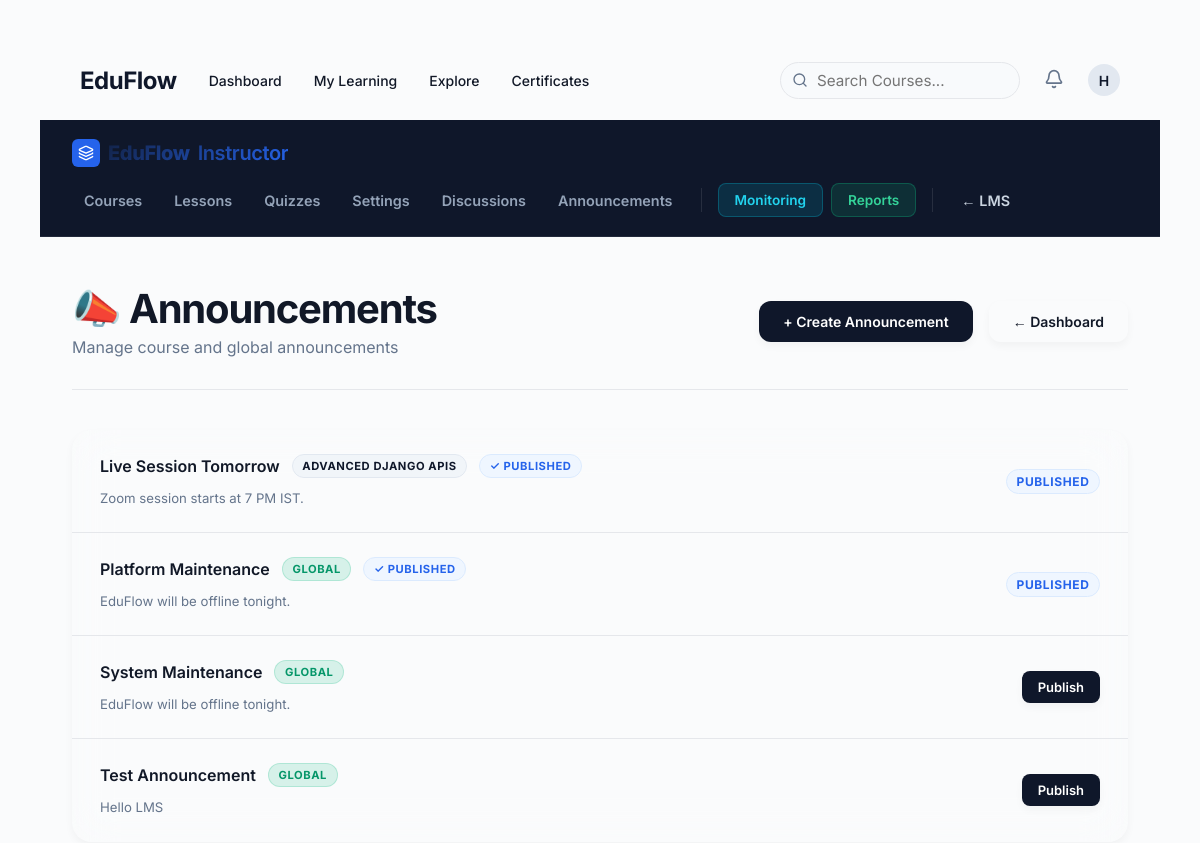
The page /announcements/ (signed in) on the database its author committed.
### accounts/models.py (models this page shows, shortened)
class User(AbstractUser):
    email = models.EmailField(unique=True)
    is_student = models.BooleanField(default=True)
    is_instructor = models.BooleanField(default=False)

### announcements/models.py (models this page shows, shortened)
class Announcement(models.Model):
    title = models.CharField(
        max_length=200
    )
    message = models.TextField()
    created_by = models.ForeignKey(
        settings.AUTH_USER_MODEL,
        on_delete=models.CASCADE
    )
    course = models.ForeignKey(
        "courses.Course",
        null=True,
        blank=True,
        on_delete=models.CASCADE,
        related_name="announcements"
    )
    created_at = models.DateTimeField(
        auto_now_add=True,
        db_index=True
    )
    is_published = models.BooleanField(
        default=False,
        db_index=True
    )

### courses/models.py (models this page shows, shortened)
class Course(models.Model):
    category = models.ForeignKey(
        Category,
        on_delete=models.SET_NULL,
        null=True,
        blank=True,
        related_name="courses"
    )
    tags = models.ManyToManyField(
        Tag,
        blank=True,
        related_name="courses"
    )
    skills = models.ManyToManyField(
        'paths.Skill',
        blank=True,
        related_name='courses'
    )
    cover_image = models.ImageField(upload_to="course_covers/", null=True, blank=True, validators=[validate_image_upload])
    level = models.CharField(max_length=20, choices=[('BEGINNER', 'Beginner'), ('INTERMEDIATE', 'Intermediate'), ('ADVANCED', 'Advanced')], default="BEGINNER")
    title = models.CharField(max_length=200)
    description = models.TextField()
    thumbnail = models.ImageField(
        upload_to="course_thumbnails/",
        blank=True,
        null=True,
        validators=[
            FileValidator(
                allowed_extensions=['.png', '.jpg', '.jpeg', '.webp'],
                allowed_mimetypes=['image/png', 'image/jpeg', 'image/webp'],
                max_size=2 * 1024 * 1024
            )
        ]
    )
    created_at = models.DateTimeField(
        auto_now_add=True
    )
    updated_at = models.DateTimeField(
        auto_now=True
    )
    is_featured = models.BooleanField(
        default=False
    )

### announcements/views.py (the view)
@staff_member_required
def manage_announcements(request):
    announcements = (
        Announcement.objects
        .order_by("-created_at")
    )
    return render(
        request,
        "announcements/manage.html",
        {
            "announcements": announcements
        }
    )

### templates/announcements/manage.html (shortened to what this page needs)
{% extends "base.html" %}
{% load static %}
{% block body_class %}page-standard{% endblock %}
{% block content %}
{% include "instructor/_nav.html" %}
<div class="page-wrapper" style="padding: 3rem 2rem;">
    <div class="page-header">
        <div class="page-header__left">
            <h1 class="page-title heading-gradient">📣 Announcements</h1>
            <p class="text-muted">Manage course and global announcements</p>
        </div>
        <div class="page-header__right">
            <a href="{% url 'create_announcement' %}" class="btn btn-primary" id="btn-create">+ Create Announcement</a>
            <a href="{% url 'instructor_dashboard' %}" class="btn btn-secondary" id="btn-dash">&larr; Dashboard</a>
        </div>
    </div>
    <div class="card" style="padding: 0; overflow: hidden;">
        {% for announcement in announcements %}
        <div class="data-row" style="padding: 1.5rem 1.75rem; flex-wrap: wrap; gap: 1rem;" aria-label="{{ announcement.title }}">
            <div class="data-row__info" style="flex: 1;">
                <div style="display: flex; align-items: center; gap: 0.75rem; margin-bottom: 0.4rem; flex-wrap: wrap;">
                    <span class="data-row__title">{{ announcement.title }}</span>
                    {% if announcement.course %}
                    <span class="badge badge-navy" style="font-size: 0.7rem;">{{ announcement.course.title|truncatechars:25 }}</span>
                    {% else %}
                    <span class="badge badge-green" style="font-size: 0.7rem;">Global</span>
                    {% endif %}
                    {% if announcement.is_published %}
                    <span class="badge badge-blue" style="font-size: 0.7rem;">✓ Published</span>
                    {% endif %}
                </div>
                <p class="data-row__sub" style="line-height: 1.55; max-width: 600px;">{{ announcement.message|truncatechars:120 }}</p>
            </div>
            <div class="data-row__actions">
                {% if not announcement.is_published %}
                <form method="POST" action="{% url 'publish_announcement' announcement.id %}" style="display:inline;">
                    <button type="submit" class="btn btn--sm btn-primary" id="publish-{{ announcement.id }}">
                        Publish
                    </button>
                </form>
                {% else %}
                <span class="badge badge-blue">Published</span>
                {% endif %}
            </div>
        </div>
        {% endfor %}
    </div>
</div>
{% endblock %}

### templates/_navbar.html (shortened to what this page needs)
<nav class="global-nav" aria-label="Main navigation">
    <div class="container">
        <div class="global-nav__left">
            <a href="{% url 'dashboard' %}" class="global-nav__logo">EduFlow</a>
            <div class="global-nav__links">
                {% if request.user.is_authenticated %}
                    {% if is_admin %}
                    <a href="{% url 'instructor_dashboard' %}">Instructor Portal</a>
                    <a href="{% url 'monitoring_dashboard' %}">Monitoring</a>
                    <a href="{% url 'reports_dashboard' %}">Reports</a>
                    {% else %}
                    <a href="{% url 'dashboard' %}">Dashboard</a>
                    <a href="{% url 'my_courses' %}">My Learning</a>
                    <a href="{% url 'course_list' %}">Explore</a>
                    <a href="{% url 'certificate_list' %}">Certificates</a>
                    {% endif %}
                {% else %}
                    <a href="{% url 'course_list' %}">Explore</a>
                {% endif %}
            </div>
        </div>
        <div class="global-nav__right">
            {% if request.user.is_authenticated %}
                <div class="global-nav__links" style="gap: 24px;">
                    <form action="{% url 'search_courses' %}" method="get" style="position: relative; flex: 0 0 240px; max-width: 240px;">
                        <i data-lucide="search" style="position: absolute; left: 12px; top: 50%; transform: translateY(-50%); width: 16px; height: 16px; color: var(--text-muted);"></i>
                        <input type="text" name="q" placeholder="Search Courses..." class="input" style="padding-left: 36px; padding-top: 0.5rem; padding-bottom: 0.5rem; border-radius: var(--radius-full); width: 100%; background: #F8FAFC;">
                    </form>
                    <div class="nav-notifications" style="position: relative; display: flex; align-items: center;">
                        <button id="notificationBell" style="background: none; border: none; cursor: pointer; position: relative; padding: 0;">
                            <i data-lucide="bell" style="width: 20px; color: var(--text-muted);"></i>
                        </button>
                    </div>
                    <a href="{% url 'profile' %}" aria-label="Profile" style="display: flex; align-items: center;">
                        <div class="avatar avatar-sm" aria-hidden="true">{{ request.user.username|make_list|first|upper }}</div>
                    </a>
                </div>
            {% else %}
                <div class="global-nav__links">
                    <a href="{% url 'login' %}" class="btn btn-secondary btn--sm">Log In</a>
                    <a href="{% url 'register' %}" class="btn btn-primary btn--sm">Sign Up</a>
                </div>
            {% endif %}
        </div>
    </div>
</nav>

### static/css/components.css (style rules this page uses)
.btn { display: inline-flex; align-items: center; justify-content: center; gap: 0.5rem; padding: 0.75rem 1.5rem; border-radius: var(--radius-md); font-family: 'Inter', sans-serif; font-size: 14px; font-weight: 600; text-decoration: none; cursor: pointer; border: none; transition: all 0.2s cubic-bezier(0.16, 1, 0.3, 1); white-space: nowrap; }
.btn--sm { padding: 0.5rem 1rem; font-size: 13px; border-radius: var(--radius-sm); }
.btn-primary { background: var(--accent-primary); color: #FFFFFF !important; box-shadow: var(--shadow-sm); }
.btn-secondary { background: var(--surface); border: 1px solid var(--border); color: var(--text-primary); box-shadow: var(--shadow-sm); }
.card { background: var(--surface); border: 1px solid var(--border); border-radius: var(--radius-lg); padding: 1.5rem; box-shadow: var(--shadow-sm); transition: all 0.25s ease; }
.badge { display: inline-flex; align-items: center; gap: 0.35rem; padding: 0.25rem 0.6rem; border-radius: var(--radius-full); font-size: 12px; font-weight: 700; text-transform: uppercase; letter-spacing: 0.05em; }
.badge-blue { background: #EFF6FF; color: var(--accent-secondary); border: 1px solid #DBEAFE; }
.badge-navy { background: #F1F5F9; color: var(--accent-primary); border: 1px solid #E2E8F0; }
.input { width: 100%; padding: 0.75rem 1rem; border: 1px solid var(--border); border-radius: var(--radius-md); font-family: 'Inter', sans-serif; font-size: 14px; color: var(--text-primary); background: var(--surface); transition: all 0.2s ease; }
.avatar { display: inline-flex; align-items: center; justify-content: center; border-radius: var(--radius-full); background: #E2E8F0; color: var(--accent-primary); font-weight: 600; object-fit: cover; }
.avatar-sm { width: 32px; height: 32px; font-size: 14px; }

### rows shown on the page
User: user.username|make_list "H"
Announcement: title "Live Session Tomorrow", course "ADVANCED DJANGO APIS", is_published "✓ PUBLISHED", message "Zoom session starts at 7 PM IST."
Announcement: title "Platform Maintenance", shows "GLOBAL", is_published "✓ PUBLISHED", message "EduFlow will be offline tonight."
Announcement: title "System Maintenance", shows "GLOBAL", message "EduFlow will be offline tonight."
Announcement: title "Test Announcement", shows "GLOBAL", message "Hello LMS"
